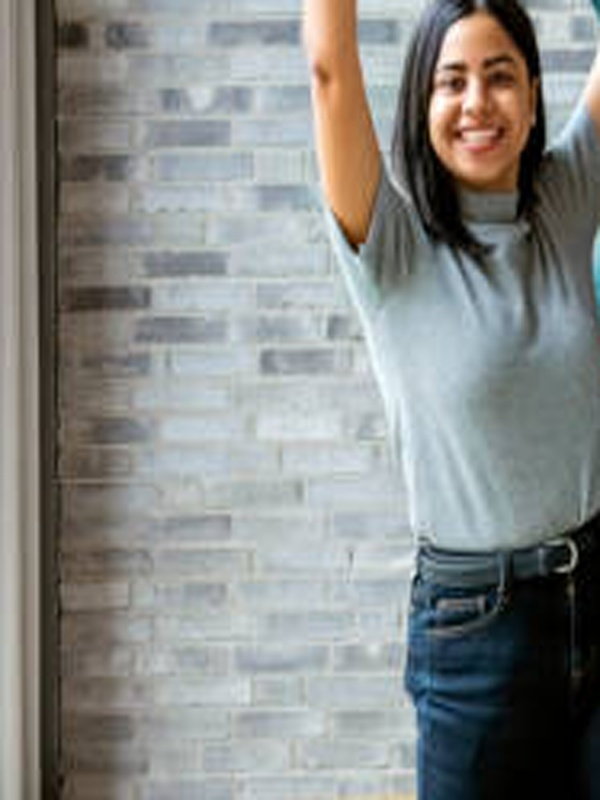
#> input picture output/crops/person_01_crop.jpg, 600 x 800 px; its folder holds only this picture in this run
$ python enhance_crops.py   (older library calls are emulated)
#> lines starting #> are read from the running program, lines starting #| are printed output that depends on the picture
### src/config.py
"""
config.py

Loads configuration from .env and environment variables.

IMPORTANT:
- This file is intentionally explicit and verbose.
- Defaults are provided so scripts still run even without .env.
- Uses separate output dirs for each pipeline:
    OUTPUT_DIR_A1, OUTPUT_DIR_A2, OUTPUT_DIR_ENHANCE
"""

from __future__ import annotations

import os
from dataclasses import dataclass
from typing import Tuple

from dotenv import load_dotenv


def _get_bool(name: str, default: bool) -> bool:
    """
    Parse boolean environment variables.

    Accepts common values:
      true/false, 1/0, yes/no (case-insensitive)
    """
    v = os.getenv(name)
    if v is None:
        return default
    v = v.strip().lower()
    return v in ("1", "true", "yes", "y", "t")


def _get_int(name: str, default: int) -> int:
    v = os.getenv(name)
    return default if v is None else int(v)


def _get_float(name: str, default: float) -> float:
    v = os.getenv(name)
    return default if v is None else float(v)


def _get_str(name: str, default: str) -> str:
    v = os.getenv(name)
    return default if v is None else v


# Load .env once at import time (simple and common for scripts).
load_dotenv()


@dataclass(frozen=True)
class AppConfig:
    # Paths
    input_image: str
    output_dir_a1: str
    output_dir_a2: str
    output_dir_enhance: str

    # Crop size
    crop_width: int
    crop_height: int

    # Shared fallback crop
    face_x_margin_ratio: float
    face_top_margin_ratio: float
    face_bottom_margin_ratio: float

    # Approach 1
    min_face_size: int
    min_upper_size: int
    upperbody_pad_ratio: float
    nms_iou_thresh: float

    # Approach 2
    person_crop_top_ratio: float
    person_crop_bottom_ratio: float
    person_pad_ratio: float

    # Enhancement
    upscale_2x: bool
    gamma_target_mean: float
    clahe_clip: float
    clahe_grid: Tuple[int, int]
    edge_preserve_sigma_s: int
    edge_preserve_sigma_r: float
    canny_t1: int
    canny_t2: int
    sharpen_sigma: float
    blur_thresh_blurry: float
    blur_thresh_ok: float


def load_config() -> AppConfig:
    """
    Create a config object from environment variables.

    This keeps config centralized and prevents “config drift”
    between scripts.

    Backward-compat note:
      If OUTPUT_DIR is set (single output path), scripts can still work
      even if OUTPUT_DIR_A1/A2/ENHANCE are not set.
    """
    output_dir_common = _get_str("OUTPUT_DIR", "outputs/photo")

    return AppConfig(
        input_image=_get_str("INPUT_IMAGE", "/content/group_photo.jpg"),

        output_dir_a1=_get_str("OUTPUT_DIR_A1", output_dir_common),
        output_dir_a2=_get_str("OUTPUT_DIR_A2", output_dir_common),
        output_dir_enhance=_get_str("OUTPUT_DIR_ENHANCE", output_dir_common),

        crop_width=_get_int("CROP_WIDTH", 600),
        crop_height=_get_int("CROP_HEIGHT", 800),

        face_x_margin_ratio=_get_float("FACE_X_MARGIN_RATIO", 0.60),
        face_top_margin_ratio=_get_float("FACE_TOP_MARGIN_RATIO", 0.50),
        face_bottom_margin_ratio=_get_float("FACE_BOTTOM_MARGIN_RATIO", 1.60),

        min_face_size=_get_int("MIN_FACE_SIZE", 40),
        min_upper_size=_get_int("MIN_UPPER_SIZE", 80),
        upperbody_pad_ratio=_get_float("UPPERBODY_PAD_RATIO", 0.08),
        nms_iou_thresh=_get_float("NMS_IOU_THRESH", 0.35),

        person_crop_top_ratio=_get_float("PERSON_CROP_TOP_RATIO", 0.00),
        person_crop_bottom_ratio=_get_float("PERSON_CROP_BOTTOM_RATIO", 0.70),
        person_pad_ratio=_get_float("PERSON_PAD_RATIO", 0.05),

        upscale_2x=_get_bool("UPSCALE_2X", True),
        gamma_target_mean=_get_float("GAMMA_TARGET_MEAN", 135.0),
        clahe_clip=_get_float("CLAHE_CLIP", 2.0),
        clahe_grid=(
            _get_int("CLAHE_GRID_W", 8),
            _get_int("CLAHE_GRID_H", 8),
        ),
        edge_preserve_sigma_s=_get_int("EDGE_PRESERVE_SIGMA_S", 60),
        edge_preserve_sigma_r=_get_float("EDGE_PRESERVE_SIGMA_R", 0.40),
        canny_t1=_get_int("CANNY_T1", 60),
        canny_t2=_get_int("CANNY_T2", 120),
        sharpen_sigma=_get_float("SHARPEN_SIGMA", 1.0),
        blur_thresh_blurry=_get_float("BLUR_THRESH_BLURRY", 80.0),
        blur_thresh_ok=_get_float("BLUR_THRESH_OK", 150.0),
    )

### src/utils.py
"""
utils.py

Shared helper utilities reused across scripts.

IMPORTANT:
- These functions are moved from the original scripts.
- Their docstrings and explanatory comments are intentionally preserved.
"""

from __future__ import annotations

import csv
import json
from pathlib import Path
from typing import Dict, List


def ensure_dir(p: Path) -> None:
    """
    Ensures that directory 'p' exists.

    - parents=True  => create parent directories if needed
    - exist_ok=True => do not throw error if it already exists
    """
    p.mkdir(parents=True, exist_ok=True)


# [42 lines left out: functions write_json, write_csv, clamp, not called in this run]

### src/enhance_crops.py
"""
02_enhance_crops_BETTER_ULTRA_DETAILED.py  (NO CLI args; hardcoded paths)

================================================================================
WHAT THIS SCRIPT DOES
================================================================================
This script enhances ("improves quality of") cropped portrait images produced by
your Step-1 cropping pipeline (Haar-only / Haar+Upperbody / HOG+Face).

It expects:
  OUTPUT_DIR/crops/*.jpg

It produces:
  OUTPUT_DIR/enhanced/*.jpg               # enhanced versions of each crop
  OUTPUT_DIR/enhance_report.json          # per-image enhancement metadata
  OUTPUT_DIR/enhance_report.csv           # same metadata in tabular form

================================================================================
WHY THIS IS 2022/23-REALISTIC
================================================================================
No modern foundation vision models are used.

Everything is done using classical image processing techniques:
  1) Exposure correction via Adaptive Gamma (LUT-based)
  2) Contrast correction via CLAHE (only on luminance channel LAB->L)
  3) White balance via Gray-World assumption
  4) Noise reduction via edge-preserving smoothing
  5) Sharpening via edge-only unsharp mask (avoid sharpening skin noise)
  6) Optional upscaling via bicubic interpolation (not SR, still classical)

================================================================================
IMPORTANT REALITY CHECK (INTERVIEWER-FRIENDLY)
================================================================================
Enhancement cannot magically "restore" missing details.
If the crop is very blurry or low-resolution, classical methods can:
  - improve perceived clarity
  - improve exposure
  - reduce noise
  - make edges look sharper
But it cannot reconstruct true lost texture like modern SR models.

This is why we:
  - sharpen adaptively using blur score
  - avoid oversharpening skin
  - keep parameters conservative (portfolio-friendly, not artifact-heavy)
================================================================================
"""

from __future__ import annotations

import logging
from pathlib import Path
from typing import Dict, List, Tuple

import cv2
import numpy as np

# -----------------------------------------------------------------------------
# Config + utils
# -----------------------------------------------------------------------------
try:
    from .config import load_config
    from .utils import ensure_dir, write_csv, write_json
except ImportError:  # Allows running directly: python src/enhance_crops.py
    from config import load_config
    from utils import ensure_dir, write_csv, write_json


cfg = load_config()


# =============================================================================
# CONFIG SECTION (THIS IS WHERE YOU TUNE RESULTS)
# =============================================================================

# -----------------------------------------------------------------------------
# OUTPUT_DIR: where your crops exist
# -----------------------------------------------------------------------------
OUTPUT_DIR = cfg.output_dir_enhance


# -----------------------------------------------------------------------------
# UPSCALE_2X: optional resolution increase
# -----------------------------------------------------------------------------
UPSCALE_2X = cfg.upscale_2x


# -----------------------------------------------------------------------------
# GAMMA_TARGET_MEAN: adaptive exposure correction
# -----------------------------------------------------------------------------
GAMMA_TARGET_MEAN = cfg.gamma_target_mean


# -----------------------------------------------------------------------------
# CLAHE settings: contrast on luminance only
# -----------------------------------------------------------------------------
CLAHE_CLIP = cfg.clahe_clip
CLAHE_GRID: Tuple[int, int] = cfg.clahe_grid


# -----------------------------------------------------------------------------
# Edge-preserving smoothing: noise reduction without killing edges
# -----------------------------------------------------------------------------
EDGE_PRESERVE_SIGMA_S = cfg.edge_preserve_sigma_s
EDGE_PRESERVE_SIGMA_R = cfg.edge_preserve_sigma_r


# -----------------------------------------------------------------------------
# Edge sharpening settings
# -----------------------------------------------------------------------------
CANNY_T1 = cfg.canny_t1
CANNY_T2 = cfg.canny_t2
SHARPEN_SIGMA = cfg.sharpen_sigma


# -----------------------------------------------------------------------------
# Blur thresholds for adaptive sharpening
# -----------------------------------------------------------------------------
BLUR_THRESH_BLURRY = cfg.blur_thresh_blurry
BLUR_THRESH_OK = cfg.blur_thresh_ok


# =============================================================================
# LOGGING
# =============================================================================
logging.basicConfig(level=logging.INFO, format="%(asctime)s | %(levelname)s | %(message)s")
logger = logging.getLogger("enhance_crops_better_ultra")


# =============================================================================
# METRICS (MEASUREMENTS)
# =============================================================================
def blur_score_variance_of_laplacian(img_bgr: np.ndarray) -> float:
    """
    Compute a classic blur metric: Variance of Laplacian.

    How it works:
      - Laplacian operator detects edges (second derivative)
      - If image is sharp: edges have strong responses => high variance
      - If image is blurry: edges are weak => low variance

    Output:
      A single float.
      Higher => sharper, lower => blurrier.

    Why used here?
      We use it to decide how much sharpening to apply.
    """
    # Convert to grayscale (edge operators work on intensity)
    gray = cv2.cvtColor(img_bgr, cv2.COLOR_BGR2GRAY)

    # Apply Laplacian; CV_64F avoids overflow and keeps precision
    lap = cv2.Laplacian(gray, cv2.CV_64F)

    # Variance is used as "sharpness score"
    return float(lap.var())


# =============================================================================
# ENHANCEMENT BUILDING BLOCKS
# =============================================================================
def gamma_correct(img_bgr: np.ndarray, target_mean: float) -> np.ndarray:
    """
    Adaptive Gamma Correction.

    Purpose:
      Fix exposure more naturally than simply increasing brightness.

    Steps:
      1) Compute mean brightness of grayscale image.
      2) Compute ratio = mean / target_mean
         - If mean < target => ratio < 1 => image is darker than desired.
      3) gamma = clamp(ratio, 0.60..1.60)
         - this avoids extreme over/under correction.
      4) Use LUT (lookup table) to apply gamma efficiently:
         new_pixel = (pixel/255)^(1/gamma) * 255

    Key intuition:
      - gamma < 1 brightens shadows more gently
      - gamma > 1 darkens highlights slightly
    """

    # 1) Compute mean brightness from grayscale
    gray = cv2.cvtColor(img_bgr, cv2.COLOR_BGR2GRAY)
    mean_val = float(gray.mean())

    # 2) ratio to decide direction of correction
    ratio = max(1e-6, mean_val / float(target_mean))

    # 3) Bound gamma to avoid artifacts
    gamma = float(np.clip(ratio, 0.60, 1.60))

    # 4) Create LUT for fast mapping of [0..255]
    inv_gamma = 1.0 / gamma
    lut = np.array([((i / 255.0) ** inv_gamma) * 255 for i in range(256)], dtype=np.uint8)

    # Apply LUT to each channel identically
    return cv2.LUT(img_bgr, lut)


def clahe_on_luminance(img_bgr: np.ndarray, clip_limit: float, grid: Tuple[int, int]) -> np.ndarray:
    """
    CLAHE (Contrast Limited Adaptive Histogram Equalization) on luminance.

    Why only luminance?
      If we apply contrast enhancement directly on RGB/BGR channels,
      colors can shift unnaturally. LAB separates brightness (L) from color (A,B).

    Steps:
      1) Convert BGR -> LAB
      2) Split channels: L, A, B
      3) Apply CLAHE to L only
      4) Merge back and convert LAB -> BGR

    clip_limit:
      Controls how aggressive local contrast is.
      Too high => halos/noise amplification.
    """
    lab = cv2.cvtColor(img_bgr, cv2.COLOR_BGR2LAB)
    l, a, b = cv2.split(lab)

    clahe = cv2.createCLAHE(clipLimit=clip_limit, tileGridSize=grid)
    l2 = clahe.apply(l)

    lab2 = cv2.merge([l2, a, b])
    return cv2.cvtColor(lab2, cv2.COLOR_LAB2BGR)


def gray_world_white_balance(img_bgr: np.ndarray) -> np.ndarray:
    """
    Gray-World White Balance.

    Assumption:
      In a well-balanced image, average color should be neutral gray.
      So we scale channels so that mean(B) ~= mean(G) ~= mean(R).

    Steps:
      1) Convert to float to avoid overflow
      2) Compute mean of each channel
      3) Compute target mean = average of the three means
      4) Scale each channel to match the target
      5) Clip and convert back to uint8

    Pros:
      Simple, fast, classical.
    Cons:
      If the image naturally has strong dominant color, may overcorrect slightly.
    """
    img = img_bgr.astype(np.float32)
    b, g, r = cv2.split(img)

    b_mean, g_mean, r_mean = float(b.mean()), float(g.mean()), float(r.mean())
    target = (b_mean + g_mean + r_mean) / 3.0

    b = b * (target / (b_mean + 1e-6))
    g = g * (target / (g_mean + 1e-6))
    r = r * (target / (r_mean + 1e-6))

    out = cv2.merge([b, g, r])
    return np.clip(out, 0, 255).astype(np.uint8)


def edge_preserving_smooth(img_bgr: np.ndarray, sigma_s: int, sigma_r: float) -> np.ndarray:
    """
    Edge-preserving smoothing (OpenCV's edgePreservingFilter).

    Why?
      We want to reduce noise but preserve facial edges (eyes, lips, hairline).
      Normal blur removes noise but also blurs edges (bad for portraits).

    Parameters:
      sigma_s: spatial smoothing (size of neighborhood)
      sigma_r: range smoothing (how much intensities can differ before smoothing stops)

    Output:
      A denoised image with edges preserved.
    """
    return cv2.edgePreservingFilter(img_bgr, flags=1, sigma_s=sigma_s, sigma_r=sigma_r)


def edge_only_sharpen(
    img_bgr: np.ndarray,
    canny_t1: int,
    canny_t2: int,
    sharpen_sigma: float,
    sharpen_amount: float,
) -> np.ndarray:
    """
    Edge-only sharpening using unsharp mask + edge mask.

    Problem:
      If we sharpen everywhere, we also sharpen noise on skin => ugly texture.
    Solution:
      Sharpen only edges (eyes/hair/lips) using an edge mask.

    Steps:
      1) Convert to grayscale
      2) Use Canny to detect edges => binary edge map
      3) Dilate edge map slightly (thicken edges so sharpening affects nearby pixels)
      4) Create "sharp" image using unsharp mask:
           sharp = img*(1+amount) + blurred*(-amount)
      5) Replace pixels in original image only where edge map is True

    Output:
      Sharper edges, less noise amplification in smooth skin areas.
    """
    # 1) grayscale for edge detection
    gray = cv2.cvtColor(img_bgr, cv2.COLOR_BGR2GRAY)

    # 2) Canny edges
    edges = cv2.Canny(gray, canny_t1, canny_t2)

    # 3) Dilate edges to cover a small neighborhood (more natural sharpening)
    edges = cv2.dilate(edges, np.ones((3, 3), np.uint8), iterations=1)

    # 4) Unsharp mask computation
    blurred = cv2.GaussianBlur(img_bgr, (0, 0), sigmaX=sharpen_sigma, sigmaY=sharpen_sigma)
    sharp = cv2.addWeighted(img_bgr, 1.0 + sharpen_amount, blurred, -sharpen_amount, 0)

    # 5) Apply sharpened pixels only on edge areas
    mask = edges > 0
    out = img_bgr.copy()
    out[mask] = sharp[mask]
    return out


def upscale_2x(img_bgr: np.ndarray) -> np.ndarray:
    """
    2x Upscaling using bicubic interpolation.

    Why it helps portfolio:
      Upscaled images look "higher quality" and are easier to view.
    But:
      It does NOT invent true details like SR models.
      It mainly smooths and makes pixels bigger.
    """
    return cv2.resize(img_bgr, None, fx=2.0, fy=2.0, interpolation=cv2.INTER_CUBIC)


# =============================================================================
# FULL PIPELINE (ENHANCE ONE IMAGE)
# =============================================================================
def enhance_portrait(img_bgr: np.ndarray) -> Tuple[np.ndarray, Dict]:
    """
    Enhance a single portrait crop.

    Returns:
      enhanced_img: final enhanced image
      debug_info : dict containing useful metrics & decisions for reporting

    Pipeline order (why this order):
      1) Gamma correction: fix exposure first (so later steps work on better lighting)
      2) CLAHE on luminance: improve local contrast (safer after gamma)
      3) White balance: correct color cast (better after contrast)
      4) Edge-preserving smooth: reduce noise after contrast/wb (otherwise noise gets boosted)
      5) Edge-only sharpen: restore crispness on eyes/hair (after denoise)
      6) Optional upscale: done at end so it doesn't interfere with edge detection
    """
    debug: Dict = {}

    # Measure blur before enhancement (for decision-making and reporting)
    b0 = blur_score_variance_of_laplacian(img_bgr)
    debug["blur_before"] = float(b0)

    # -------------------------------------------------------------------------
    # 1) Exposure correction (Adaptive Gamma)
    # -------------------------------------------------------------------------
    out = gamma_correct(img_bgr, target_mean=GAMMA_TARGET_MEAN)

    # -------------------------------------------------------------------------
    # 2) Contrast enhancement (CLAHE on L)
    # -------------------------------------------------------------------------
    out = clahe_on_luminance(out, clip_limit=CLAHE_CLIP, grid=CLAHE_GRID)

    # -------------------------------------------------------------------------
    # 3) White balance (gray world)
    # -------------------------------------------------------------------------
    out = gray_world_white_balance(out)

    # -------------------------------------------------------------------------
    # 4) Noise reduction (edge-preserving)
    # -------------------------------------------------------------------------
    out = edge_preserving_smooth(out, sigma_s=EDGE_PRESERVE_SIGMA_S, sigma_r=EDGE_PRESERVE_SIGMA_R)

    # -------------------------------------------------------------------------
    # 5) Adaptive sharpening:
    #    Use blur score to choose sharpen strength.
    # -------------------------------------------------------------------------
    if b0 < BLUR_THRESH_BLURRY:
        # very blurry => stronger sharpening (still edge-only)
        sharpen_amount = 1.35
        debug["sharpen_level"] = "high"
    elif b0 < BLUR_THRESH_OK:
        # moderately sharp => medium sharpening
        sharpen_amount = 1.05
        debug["sharpen_level"] = "medium"
    else:
        # already sharp => low sharpening to avoid halos
        sharpen_amount = 0.75
        debug["sharpen_level"] = "low"

    out = edge_only_sharpen(
        out,
        canny_t1=CANNY_T1,
        canny_t2=CANNY_T2,
        sharpen_sigma=SHARPEN_SIGMA,
        sharpen_amount=sharpen_amount,
    )

    # -------------------------------------------------------------------------
    # 6) Optional upscale (portfolio-friendly)
    # -------------------------------------------------------------------------
    if UPSCALE_2X:
        out = upscale_2x(out)
        debug["upscale_2x"] = True
    else:
        debug["upscale_2x"] = False

    # Measure blur after processing (not perfect metric, but useful)
    b1 = blur_score_variance_of_laplacian(out)
    debug["blur_after"] = float(b1)

    return out, debug


# =============================================================================
# MAIN (BATCH PROCESS CROPS)
# =============================================================================
def run() -> None:
    """
    Batch enhancement pipeline:
      1) Verify crops folder exists
      2) Create enhanced folder
      3) Read each crop
      4) Enhance it
      5) Save enhanced image
      6) Write per-image metadata to JSON + CSV
    """
    out_dir = Path(OUTPUT_DIR)
    crops_dir = out_dir / "crops"

    # (1) Validate that crops folder exists
    # This folder should be created by step-1 crop script.
    if not crops_dir.exists():
        raise ValueError(
            f"Missing crops folder: {crops_dir}. "
            f"Run step-1 first so OUTPUT_DIR/crops exists."
        )

    # (2) Create output folder for enhanced results
    enhanced_dir = out_dir / "enhanced"
    ensure_dir(enhanced_dir)

    # (3) Gather crop files
    crop_files = sorted(crops_dir.glob("*.jpg"))

    logger.info("Enhancing crops from: %s", str(crops_dir))
    logger.info("Found %d crop(s).", len(crop_files))

    rows: List[Dict] = []

    for f in crop_files:
        # Read crop image
        img = cv2.imread(str(f))
#> img is the input picture: shape (800, 600, 3); mean B, G, R 136.5, 138.7, 136.6
        if img is None:
            # If unreadable, skip to prevent crash
            logger.warning("Skipping unreadable crop: %s", f.name)
            continue

        # Enhance one image + get debug info
        enhanced, dbg = enhance_portrait(img)
#> in blur_score_variance_of_laplacian, `gray = cv2.cvtColor(img_bgr, cv2.COLOR_BGR2GRAY)`:
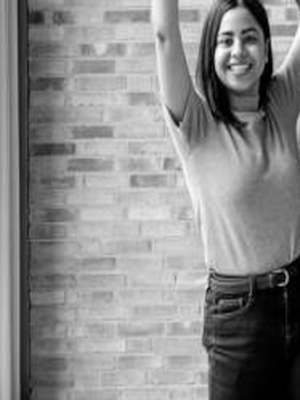
#> gray: shape (800, 600) (shown at 1/2 size); min 0, max 255, mean 137.8
#> in blur_score_variance_of_laplacian, `lap = cv2.Laplacian(gray, cv2.CV_64F)`:
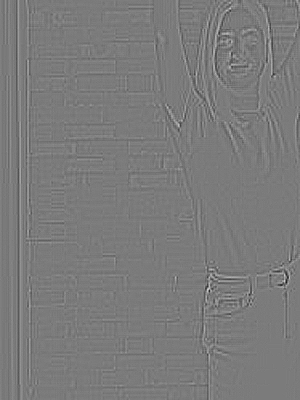
#> lap: shape (800, 600) float64 (shown at 1/2 size); min -44, max 47, mean 0; drawn with min black and max white
#> in enhance_portrait, `b0 = blur_score_variance_of_laplacian(img_bgr)`: b0 = 12.28
#> in gamma_correct, `mean_val = float(gray.mean())`: mean_val = 137.8
#> in gamma_correct, `ratio = max(1e-6, mean_val / float(target_mean))`: ratio = 1.02
#> in gamma_correct, `inv_gamma = 1.0 / gamma`: inv_gamma = 0.979
#> in gamma_correct, `lut = np.array([((i / 255.0) ** inv_gamma) * 255 for i in range(256)],..`: lut = 256 values from 0 to 255
#> in clahe_on_luminance, `l, a, b = cv2.split(lab)`:
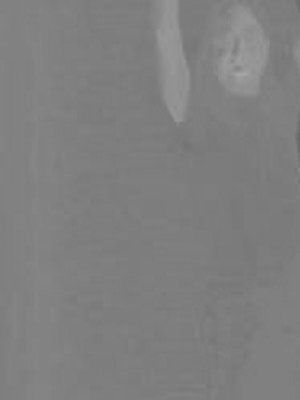
#> a: shape (800, 600) (shown at 1/2 size); min 103, max 167, mean 127.4
#> in clahe_on_luminance, `l2 = clahe.apply(l)`:
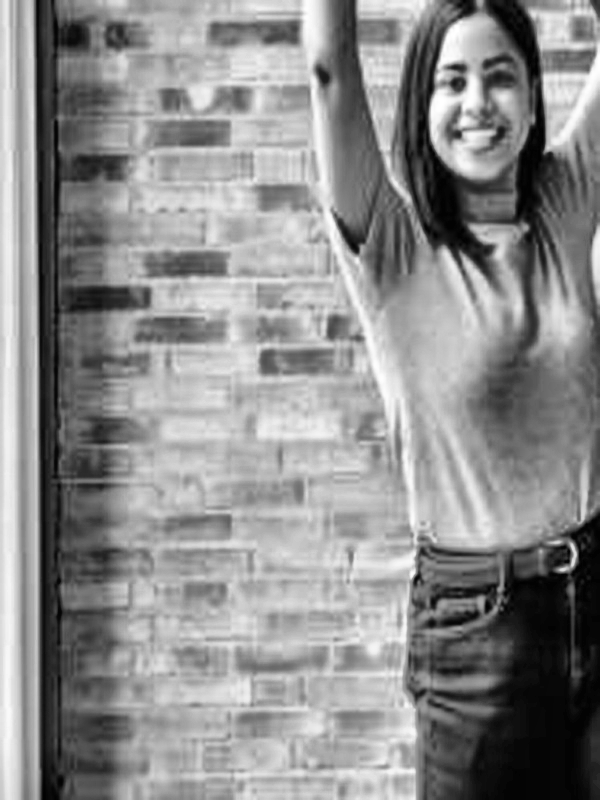
#> l2: shape (800, 600); min 0, max 255, mean 140.7
#> (the rest of the program and of its run is left out)
